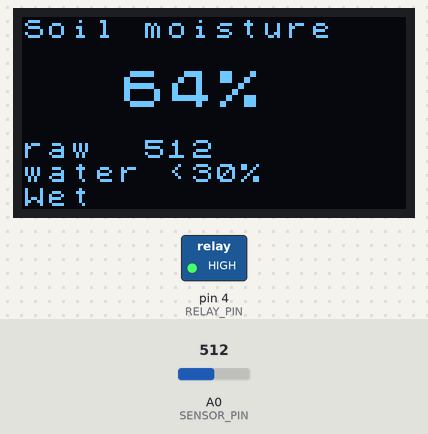
Simulated run of this sketch. Board: Arduino Uno, built with avr-gcc and run on an emulated ATmega328P. Shown: 128×64 one-colour display, switched loads named in the sketch (green lamp = pin HIGH). Inputs (shaded band) come from the test bench; at power-on: A0 (SENSOR_PIN) = 512. Pins used as bus, display or sensor lines are not drawn; what the sketch prints to the serial monitor is not drawn.

Above: at 1.2 s.
1.3 s: A0 (SENSOR_PIN) set to 657
At 3.6 s:
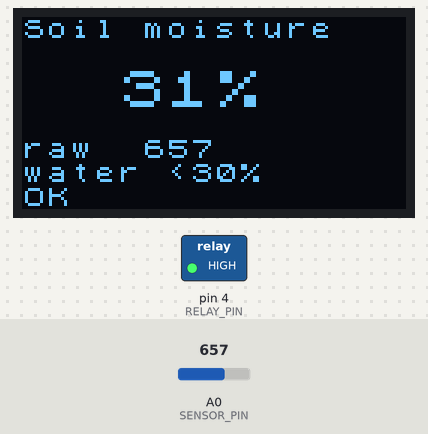
3.9 s: A0 (SENSOR_PIN) set to 680
At 5.6 s:
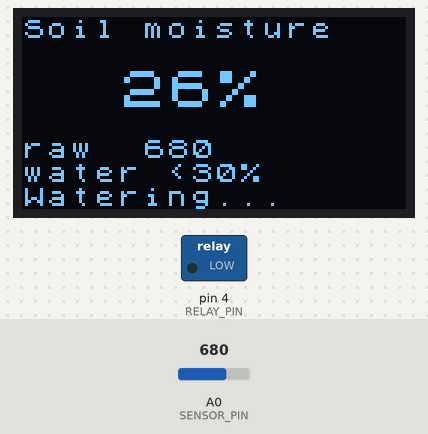
9.5 s: A0 (SENSOR_PIN) set to 716
At 11.4 s:
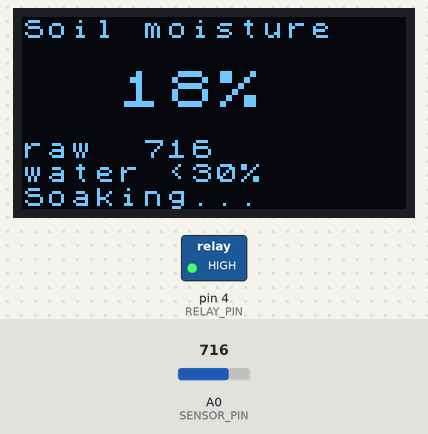
Timing chart, 0 to 12.9 s (numbered marks = the images above; inputs shaded):
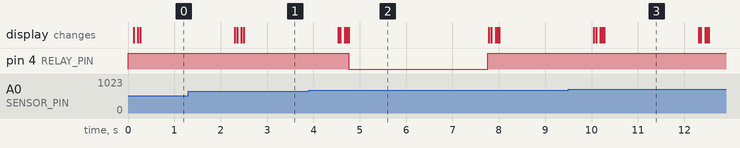

Measured:
- the behaviour switches between 665 and 666 on A0 (SENSOR_PIN) (found by bisection; images 1 and 2)
- after the input at 1.3 s, the display: first differs from a run without the input after 1.2 s (image 1)
- after the input at 3.9 s, pin 4 (RELAY_PIN): HIGH → LOW after 0.86 s, → HIGH 3.0 s later; the display: first differs from a run without the input after 0.81 s (image 2 shows a later state)
- what the display in image 2 shows lasts 3.0 s, from 4.8 s to 7.8 s

The sketch:

plant_waterer.ino
```cpp
#include <EEPROM.h>
#include <U8x8lib.h>

// --- Pins ---
const byte SENSOR_PIN = A0;        // sensor AO
const byte SENSOR_POWER_PIN = 7;   // sensor VCC: powered only while reading, slows probe corrosion
const byte RELAY_PIN = 4;          // relay IN
const bool RELAY_ACTIVE_LOW = true; // most relay modules turn on with LOW; flip if pump runs when it shouldn't

// --- Calibration: read the raw number on the OLED, then set these ---
const int DRY_RAW = 800;   // probe in dry soil (or in air)
const int WET_RAW = 350;   // probe in freshly watered soil

// Start threshold is set from the dashboard ("T<pct>\n") and kept in EEPROM.
const byte DEFAULT_START_PCT = 30;
const byte STOP_MARGIN_PCT = 30; // keep watering until start + this
byte startPct;

// --- Watering behaviour ---
const unsigned long PUMP_BURST_MS = 3000; // one squirt
const unsigned long SOAK_MS = 30000;      // wait for water to reach the probe before watering again
const byte MAX_BURSTS = 5;                // still dry after this many = empty tank / probe out of pot
const unsigned long READ_EVERY_MS = 2000;

// Screen garbled or shifted 2 pixels? Swap to U8X8_SH1106_128X64_NONAME_HW_I2C
U8X8_SSD1306_128X64_NONAME_HW_I2C oled;

bool watering = false;
bool fault = false;
byte bursts = 0;
unsigned long soakUntil = 0;

void pump(bool on) {
  digitalWrite(RELAY_PIN, on != RELAY_ACTIVE_LOW ? HIGH : LOW);
}

int readRaw() {
  digitalWrite(SENSOR_POWER_PIN, HIGH);
  delay(10);
  int raw = analogRead(SENSOR_PIN);
  digitalWrite(SENSOR_POWER_PIN, LOW);
  return raw;
}

byte toPct(int raw) {
  return constrain(map(raw, DRY_RAW, WET_RAW, 0, 100), 0, 100);
}

byte stopPct() {
  return min(startPct + STOP_MARGIN_PCT, 100);
}

// Commands from the dashboard: "T<pct>" sets start threshold, "R" clears a fault.
void readCommand() {
  while (Serial.available()) {
    char c = Serial.read();
    if (c == 'T') {
      long v = Serial.parseInt();
      if (v >= 1 && v <= 95) {
        startPct = v;
        EEPROM.update(0, startPct);
      }
    } else if (c == 'R') {
      fault = false;
      bursts = 0;
    }
  }
}

// Serial line format (read by the dashboard): raw,pct,startPct,status
void show(int raw, byte pct, const char *status) {
  char buf[17];
  oled.clear();
  oled.drawString(0, 0, "Soil moisture");
  snprintf(buf, sizeof buf, "%3u%%", pct);
  oled.draw2x2String(2, 2, buf);
  snprintf(buf, sizeof buf, "raw %4d", raw);
  oled.drawString(0, 5, buf);
  snprintf(buf, sizeof buf, "water <%u%%", startPct);
  oled.drawString(0, 6, buf);
  oled.drawString(0, 7, status);

  Serial.print(raw);
  Serial.print(',');
  Serial.print(pct);
  Serial.print(',');
  Serial.print(startPct);
  Serial.print(',');
  Serial.println(status);
}

void setup() {
  pump(false); // set level before enabling output so the pump doesn't blip at boot
  pinMode(RELAY_PIN, OUTPUT);
  pinMode(SENSOR_POWER_PIN, OUTPUT);
  Serial.begin(9600);
  oled.begin();
  oled.setFont(u8x8_font_chroma48medium8_r);

  startPct = EEPROM.read(0);
  if (startPct < 1 || startPct > 95) startPct = DEFAULT_START_PCT; // blank EEPROM reads 255
}

void loop() {
  readCommand();
  int raw = readRaw();
  byte pct = toPct(raw);
  const char *status;

  if (fault) {
    status = "CHECK TANK/RESET";
  } else if ((long)(soakUntil - millis()) > 0) {
    status = "Soaking...";
  } else if (pct < startPct || (watering && pct < stopPct())) {
    if (bursts >= MAX_BURSTS) {
      fault = true;
      status = "CHECK TANK/RESET";
    } else {
      watering = true;
      bursts++;
      show(raw, pct, "Watering...");
      pump(true);
      delay(PUMP_BURST_MS);
      pump(false);
      soakUntil = millis() + SOAK_MS;
      status = "Soaking...";
    }
  } else {
    watering = false;
    bursts = 0;
    status = pct < stopPct() ? "OK" : "Wet";
  }

  show(raw, pct, status);
  delay(READ_EVERY_MS);
}
```
